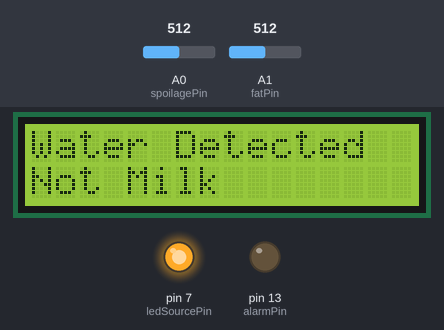
A sketch run on a simulated Arduino Uno, built with avr-gcc and run on an emulated ATmega328P. Parts: 16×2 character LCD, output pins drawn as LEDs (lit = HIGH). The inputs (shaded band) are chosen by the test bench; at power-on: A0 (spoilagePin) = 512, A1 (fatPin) = 512. What the sketch prints to the serial monitor is not drawn.

Above: at 3.2 s.
3.3 s: A0 (spoilagePin) set to 683
At 4.6 s:
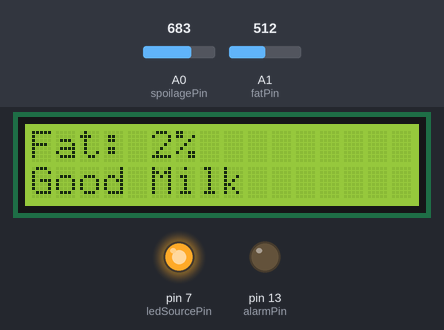
5.6 s: A0 (spoilagePin) set to 717
At 6.5 s:
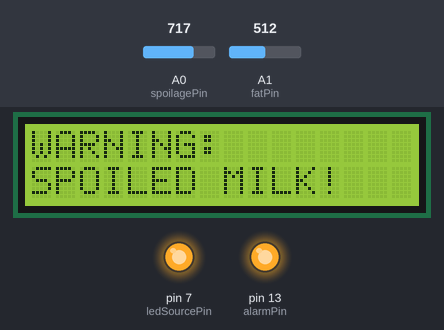
7.6 s: A0 (spoilagePin) set to 90
At 9.0 s:
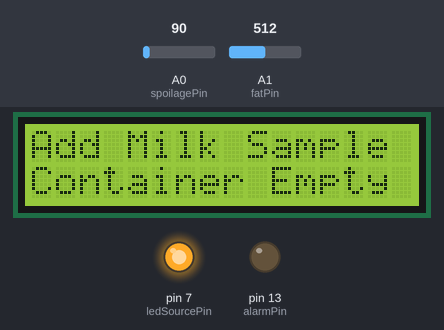
9.7 s: A0 (spoilagePin) set to 111
At 11.4 s:
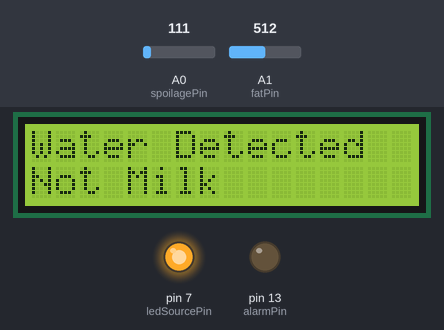
11.8 s: A0 (spoilagePin) set to 0
At 12.7 s:
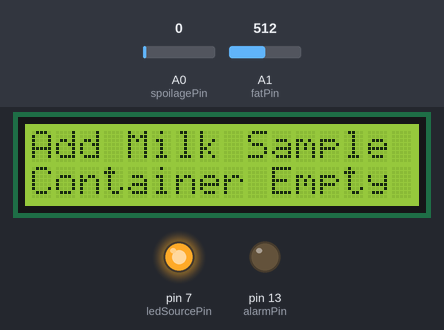
Timing chart, 0 to 14.8 s (numbered marks = the images above; inputs shaded):
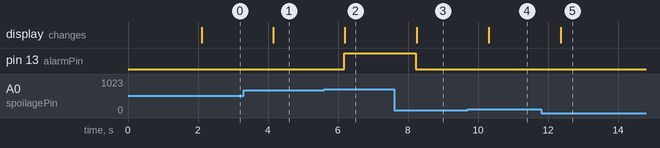

Measured:
- the behaviour switches between 700 and 701 on A0 (spoilagePin) (found by bisection; images 1 and 2)
- the behaviour switches between 99 and 100 on A0 (spoilagePin) (found by bisection; images 3 and 4)
- after the input at 3.3 s, the display: changes after 0.85 s (image 1)
- after the input at 5.6 s, pin 13 (alarmPin): LOW → HIGH after 0.58 s; the display: changes after 0.60 s (image 2)
- after the input at 7.6 s, pin 13 (alarmPin): HIGH → LOW after 0.63 s; the display: changes after 0.66 s (image 3)
- after the input at 9.7 s, the display: changes after 0.61 s (image 4)
- after the input at 11.8 s, the display: changes after 0.57 s (image 5)

The sketch:

sketch_dec3a.ino
```cpp
#include <Wire.h>
#include <LiquidCrystal_I2C.h>

const bool USE_LCD = true;
const int SERIAL_SPEED = 9600;


const int spoilagePin = A0;
const int fatPin = A1;
const int ledSourcePin = 7;
const int alarmPin = 13;


const int SPOILAGE_LIMIT = 700;
const int MILK_MIN_LIMIT = 600;
const int WATER_MIN_LIMIT = 100;


const int WATER_LIGHT_VAL = 850;
const int CREAM_LIGHT_VAL = -600;

LiquidCrystal_I2C lcd(0x27, 16, 2);

void setup() {
  Serial.begin(SERIAL_SPEED);
  Serial.println("--- MILK TEST START ---");

  pinMode(ledSourcePin, OUTPUT);
  digitalWrite(ledSourcePin, HIGH);
  pinMode(alarmPin, OUTPUT);

  if (USE_LCD) {
    lcd.init();
    lcd.backlight();
    lcd.setCursor(0, 0);
    lcd.print("Milk System");
    lcd.setCursor(0, 1);
    lcd.print("Ready...");
    delay(2000);
  }
}

void loop() {
  int conductivity = analogRead(spoilagePin);
  int lightLevel = analogRead(fatPin);

  if (USE_LCD) lcd.clear();


  if (conductivity > SPOILAGE_LIMIT) {
    Serial.println("Status: SPOILED!");
    digitalWrite(alarmPin, HIGH); // Alarm ON

    if (USE_LCD) {
      lcd.setCursor(0, 0);
      lcd.print("WARNING:");
      lcd.setCursor(0, 1);
      lcd.print("SPOILED MILK!");
    }
  }


  else if (conductivity >= MILK_MIN_LIMIT) {
    digitalWrite(alarmPin, LOW);


    int fatPercent = map(lightLevel, WATER_LIGHT_VAL, CREAM_LIGHT_VAL, 0, 10);
    fatPercent = constrain(fatPercent, 0, 10);

    Serial.print("Status: Good Milk | Fat: "); Serial.println(fatPercent);

    if (USE_LCD) {
      lcd.setCursor(0, 0);
      lcd.print("Fat: ");
      lcd.print(fatPercent);
      lcd.print("%");

      lcd.setCursor(0, 1);
      lcd.print("Good Milk");
    }
  }


  else if (conductivity >= WATER_MIN_LIMIT) {
    Serial.println("Status: Water Detected");
    digitalWrite(alarmPin, LOW);

    if (USE_LCD) {
      lcd.setCursor(0, 0);
      lcd.print("Water Detected");
      lcd.setCursor(0, 1);
      lcd.print("Not Milk");
    }
  }


  else {
    Serial.println("Status: Empty");
    digitalWrite(alarmPin, LOW);

    if (USE_LCD) {
      lcd.setCursor(0, 0);
      lcd.print("Add Milk Sample");
      lcd.setCursor(0, 1);
      lcd.print("Container Empty");
    }
  }

  delay(1000);
}
```
